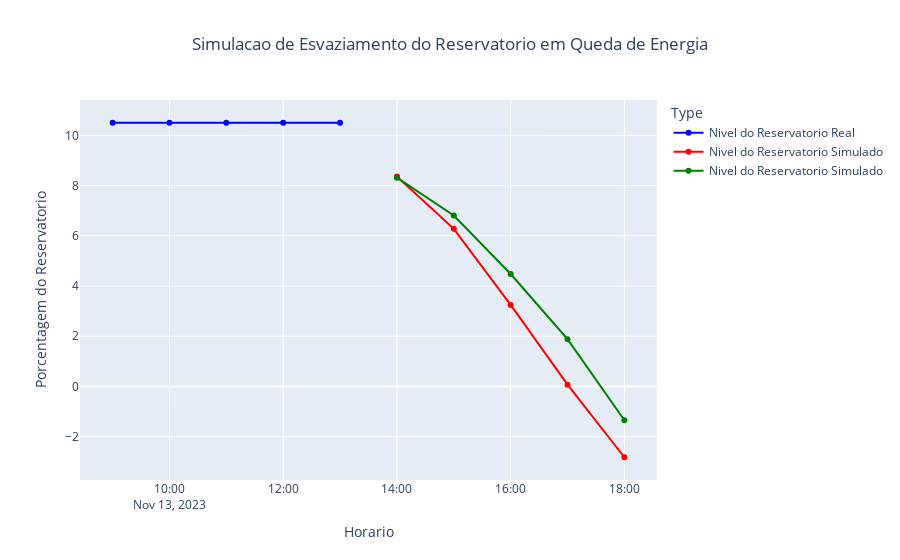

This figure's notebook cell:
### Code cell
fig = create_question_5_plot(df)
fig.show()

### Figure 1 — Plotly figure (JSON) as saved in the notebook; plotly's stock layout.template omitted (floating-point values rounded to 4 significant figures)
{"data": [{"line": {"color": "blue"}, "mode": "lines+markers", "name": "Nivel do Reservatorio Real", "type": "scatter", "x": ["2023-11-13T09:00:00", "2023-11-13T10:00:00", "2023-11-13T11:00:00", "2023-11-13T12:00:00", "2023-11-13T13:00:00"], "y": [10.5, 10.5, 10.5, 10.5, 10.5]}, {"line": {"color": "red"}, "mode": "lines+markers", "name": "Nivel do Reservatorio Simulado", "type": "scatter", "x": ["2023-11-13T14:00:00", "2023-11-13T15:00:00", "2023-11-13T16:00:00", "2023-11-13T17:00:00", "2023-11-13T18:00:00"], "y": [8.358, 6.278, 3.246, 0.07268, -2.817]}, {"line": {"color": "green"}, "mode": "lines+markers", "name": "Nivel do Reservatorio Simulado", "type": "scatter", "x": ["2023-11-13T14:00:00", "2023-11-13T15:00:00", "2023-11-13T16:00:00", "2023-11-13T17:00:00", "2023-11-13T18:00:00"], "y": [8.314, 6.806, 4.477, 1.883, -1.343]}], "layout": {"legend": {"title": {"text": "Type"}}, "title": {"text": "Simulacao de Esvaziamento do Reservatorio em Queda de Energia", "x": 0.5, "xanchor": "center"}, "xaxis": {"title": {"text": "Horario"}}, "yaxis": {"title": {"text": "Porcentagem do Reservatorio"}}}}
